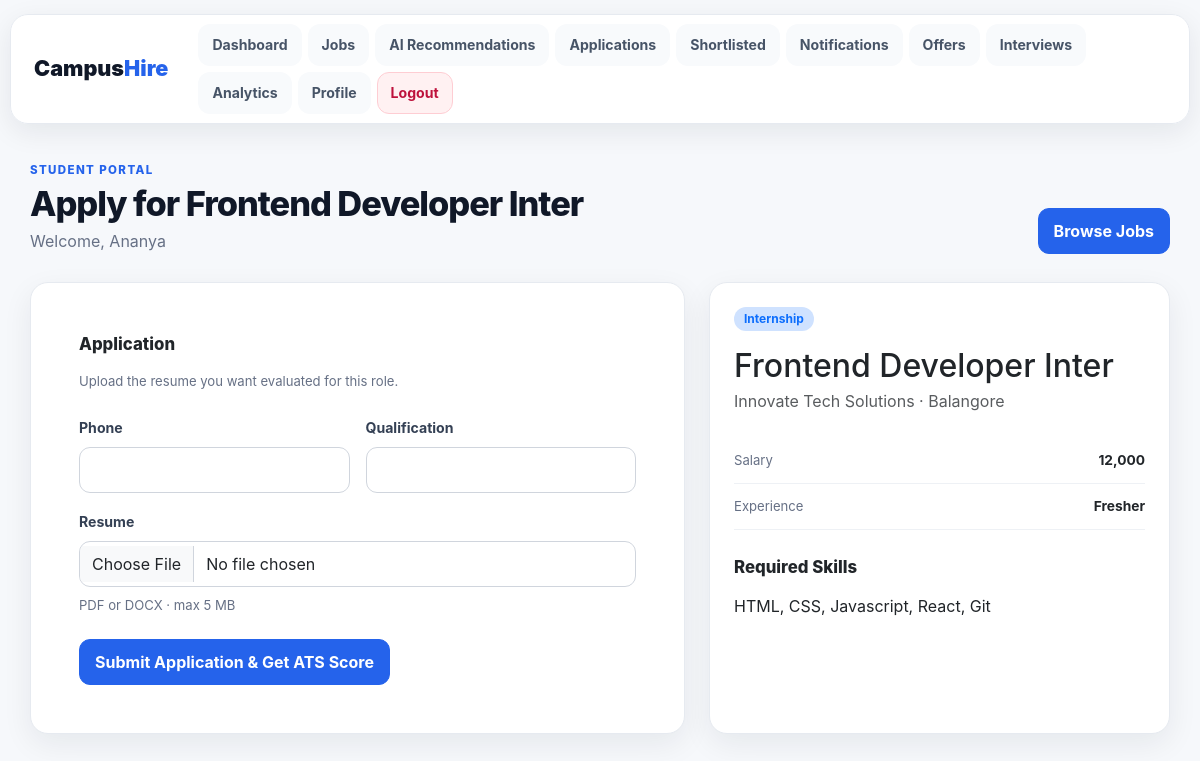
The app's page /candidate/apply/2/ (signed in) with its own data.
### recruiter/models.py (models this page shows, shortened)
class Job(models.Model):
    JOB_TYPES = [
        ("Full-Time", "Full-Time"),
        ("Part-Time", "Part-Time"),
        ("Internship", "Internship"),
        ("Remote", "Remote"),
    ]
    recruiter = models.ForeignKey(
        settings.AUTH_USER_MODEL,
        on_delete=models.CASCADE,
        related_name="posted_jobs",
        null=True,
        blank=True,
    )
    title = models.CharField(max_length=200)
    company = models.CharField(max_length=200)
    location = models.CharField(max_length=100)
    salary = models.CharField(max_length=50)
    job_type = models.CharField(max_length=20, choices=JOB_TYPES)
    experience = models.CharField(max_length=50)
    skills = models.TextField()
    description = models.TextField()
    posted_date = models.DateTimeField(auto_now_add=True)

### candidate/views.py (the view)
# urls.py: path("apply/<int:id>/", views.apply_job, name="apply_job"),
@login_required
def apply_job(request, id):
    job = get_object_or_404(Job, id=id)
    profile = _get_profile(request.user)
    existing = JobApplication.objects.filter(candidate=profile, job=job).first()
    if existing:
        return redirect("ats_result", application_id=existing.id)
    if request.method == "POST":
        form = JobApplicationForm(request.POST, request.FILES)
        if form.is_valid():
            uploaded_resume = form.cleaned_data["resume"]
            try:
                resume_text = extract_resume_text_from_upload(uploaded_resume)
                extracted_skills = extract_skills(resume_text)
                extracted_experience = extract_experience(resume_text)
                extracted_projects = extract_projects(resume_text)
                extracted_internships = extract_internships(resume_text)
                extracted_hackathons = extract_hackathons(resume_text)
                extracted_languages = extract_languages(resume_text)
                extracted_tools = extract_tools(resume_text)
                extracted_keywords = extract_keywords(resume_text)
                extracted_tags = generate_tags(extracted_skills, extracted_keywords)
                education = extract_education(resume_text)
            except Exception as exc:
                messages.error(request, f"We could not process this resume: {exc}")
                return render(request, "candidate/apply_job.html", {"form": form, "job": job})
            candidate_skills = extracted_skills or [s.strip() for s in profile.skills.split(",") if s.strip()]
            matched, missing, percentage = match_skills(candidate_skills, job.skills, candidate_text=resume_text)
            app = form.save(commit=False)
            app.candidate = profile
            app.job = job
            app.matched_skills = ", ".join(matched)
            app.missing_skills = ", ".join(missing)
            app.matching_percentage = percentage
            app.ats_score = percentage
            app.save()
            _sync_profile_from_resume(profile, resume_text)
            if not profile.phone and app.phone:
                profile.phone = app.phone
            if not profile.qualification and app.qualification:
                profile.qualification = app.qualification
            profile.save()
            messages.success(request, f"Application submitted. Your ATS score is {percentage}%.")
            return redirect("ats_result", application_id=app.id)
    else:
        form = JobApplicationForm(initial={"phone": profile.phone, "qualification": profile.qualification})
    return render(request, "candidate/apply_job.html", {"form": form, "job": job})

### candidate/forms.py (shortened to what this page needs)
class JobApplicationForm(forms.ModelForm):
    resume = forms.FileField(
        required=True,
        widget=forms.ClearableFileInput(attrs={"class": "form-control", "accept": ".pdf,.docx"}),
        help_text="Your resume is parsed and scored for this job.",
    )
    phone = forms.CharField(required=True, widget=forms.TextInput(attrs={"class": "form-control"}))
    qualification = forms.CharField(required=True, widget=forms.TextInput(attrs={"class": "form-control"}))
    class Meta:
        model = JobApplication
        fields = ["phone", "qualification", "resume"]

### candidate/views.py (called while the page is built)
def _get_profile(user):
    return CandidateProfile.objects.get_or_create(
        user=user,
        defaults={"phone": "", "address": "", "city": "", "state": "", "qualification": "", "skills": ""},
    )[0]

### candidate/templates/candidate/apply_job.html (shortened to what this page needs)
{% extends 'candidate/base.html' %}
{% block page_title %}Apply for {{ job.title }}{% endblock %}
{% block content %}
<div class="row g-4">
    <div class="col-lg-7"><div class="card p-4 p-lg-5"><div class="section-title">Application</div><p class="small-muted mb-4">Upload the resume you want evaluated for this role.</p><form method="post" enctype="multipart/form-data">{% csrf_token %}<div class="row g-3"><div class="col-md-6"><label class="form-label">Phone</label>{{ form.phone }}</div><div class="col-md-6"><label class="form-label">Qualification</label>{{ form.qualification }}</div><div class="col-12"><label class="form-label">Resume</label>{{ form.resume }}<div class="small-muted mt-2">PDF or DOCX · max 5 MB</div></div></div>{% if form.errors %}<div class="alert alert-danger mt-3">Please correct the highlighted fields.</div>{% endif %}<button class="btn btn-primary mt-4" type="submit">Submit Application & Get ATS Score</button></form></div></div>
    <div class="col-lg-5"><div class="card p-4 h-100"><span class="badge bg-primary-subtle text-primary align-self-start">{{ job.job_type }}</span><h2 class="mt-3 mb-1">{{ job.title }}</h2><p class="text-muted mb-4">{{ job.company }} · {{ job.location }}</p><div class="data-row"><span>Salary</span><strong>{{ job.salary }}</strong></div><div class="data-row"><span>Experience</span><strong>{{ job.experience }}</strong></div><div class="section-title mt-4">Required Skills</div><p class="mb-0">{{ job.skills }}</p></div></div>
</div>
{% endblock %}

### candidate/templates/candidate/base.html (shortened to what this page needs)
{% load static %}
<!DOCTYPE html>
<html lang="en">
<head>
    <link href="https://cdn.jsdelivr.net/npm/bootstrap@5.3.3/dist/css/bootstrap.min.css" rel="stylesheet">
    <link rel="stylesheet" href="{% static 'style.css' %}">
</head>
<body>
<nav class="portal-nav">
    <a class="brand" href="{% url 'candidate_dashboard' %}">Campus<span>Hire</span></a>
    <div class="nav-pills">
        <a href="{% url 'candidate_dashboard' %}">Dashboard</a>
        <a href="{% url 'candidate_jobs' %}">Jobs</a>
        <a href="{% url 'candidate_ai_recommendations' %}">AI Recommendations</a>
        <a href="{% url 'applications' %}">Applications</a>
        <a href="{% url 'shortlisted' %}">Shortlisted</a>
        <a href="{% url 'notifications' %}">Notifications</a>
        <a href="{% url 'offers' %}">Offers</a>
        <a href="{% url 'interviews' %}">Interviews</a>
        <a href="{% url 'candidate_analytics' %}">Analytics</a>
        <a href="{% url 'candidate_profile' %}">Profile</a>
        <a class="nav-logout" href="{% url 'candidate_logout' %}">Logout</a>
    </div>
</nav>
<main class="portal-main">
    <div class="page-heading">
        <div>
            <div class="eyebrow">STUDENT PORTAL</div>
            <h1>{% block page_title %}Dashboard{% endblock %}</h1>
            <p>Welcome, {{ request.user.first_name|default:request.user.username }}</p>
        </div>
        <a class="btn btn-primary" href="{% url 'candidate_jobs' %}">Browse Jobs</a>
    </div>
    {% block content %}{% endblock %}
</main>
</body>
</html>

### static/style.css (style rules this page uses)
:root { --ink:#101828;--muted:#667085;--line:#e4e7ec;--page:#f6f8fb;--panel:#fff;--primary:#2563eb;--primary-dark:#1d4ed8;--green:#0f9f6e;--red:#dc3545;--amber:#d97706;--shadow:0 10px 30px rgba(16,24,40,.07) }
* { box-sizing:border-box }
body { margin:0;background:var(--page);color:var(--ink);font-family:Inter,-apple-system,BlinkMacSystemFont,"Segoe UI",sans-serif;line-height:1.55 }
.portal-nav { position:sticky;top:14px;z-index:50;max-width:1180px;margin:14px auto 0;padding:10px 12px;display:flex;align-items:center;justify-content:space-between;gap:18px;background:rgba(255,255,255,.94);border:1px solid var(--line);border-radius:18px;box-shadow:0 8px 28px rgba(16,24,40,.08);backdrop-filter:blur(12px) }
.brand { font-weight:900;font-size:1.35rem;text-decoration:none;color:var(--ink);padding:8px 12px }
.brand span { color:var(--primary) }
.nav-pills { display:flex;align-items:center;gap:6px;flex-wrap:wrap }
.nav-pills a { color:#475467;text-decoration:none;font-size:.88rem;font-weight:650;padding:9px 13px;border-radius:12px;transition:.2s }
.nav-pills .nav-logout { background:#fff1f2;color:#be123c }
.portal-main { max-width:1180px;margin:0 auto;padding:38px 20px 60px }
.page-heading { display:flex;justify-content:space-between;align-items:end;gap:20px;margin-bottom:28px }
.page-heading h1 { font-size:2.15rem;margin:4px 0 4px;font-weight:850;letter-spacing:-.03em }
.page-heading p { margin:0;color:var(--muted) }
.eyebrow { font-size:.72rem;font-weight:800;letter-spacing:.12em;color:var(--primary) }
.card,.portal-card { background:var(--panel);border:1px solid var(--line);border-radius:18px;box-shadow:var(--shadow) }
.btn { border-radius:11px;padding:10px 15px;font-weight:700 }
.btn-primary { background:var(--primary);border-color:var(--primary) }
.form-control,.form-select { border:1px solid #d0d5dd;border-radius:11px;padding:10px 12px }
label.form-label { font-weight:700;color:#344054;font-size:.88rem }
.badge { border-radius:999px;padding:6px 10px;font-weight:700 }
.section-title { font-size:1.05rem;font-weight:850;margin-bottom:14px }
.small-muted { font-size:.82rem;color:var(--muted) }
:root { --ink:#101828;--muted:#667085;--line:#e6eaf0;--primary:#2563eb;--primary-dark:#1d4ed8;--soft:#f5f8ff;--violet:#6d5dfc }
html { scroll-behavior:smooth }
.portal-nav { padding:9px 11px }
.nav-pills a { border:1px solid transparent;background:#f8fafc }
.nav-pills .nav-logout { border-color:#fecdd3 }
.data-row { display:flex;justify-content:space-between;gap:18px;padding:12px 0;border-bottom:1px solid #eef1f5 }
.data-row>span { color:var(--muted);font-size:.82rem }
.data-row>strong { font-size:.86rem;text-align:right;max-width:70%;overflow-wrap:anywhere }
.card { overflow:hidden }

### records on screen
Job: title "Frontend Developer Inter", job_type "Internship", company "Innovate Tech Solutions", location "Balangore", salary "12,000", experience "Fresher", skills "HTML, CSS, Javascript, React, Git"

### other values on screen
{{ request.user.first_name|default:request.user.username }} "Ananya"
